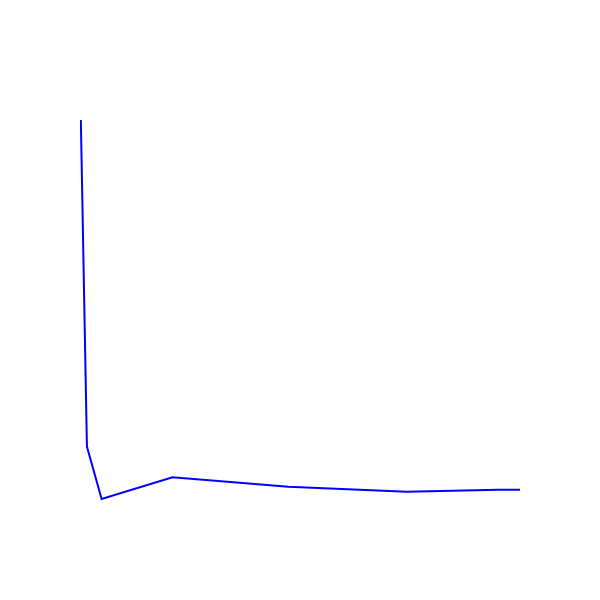

The cell this chart's notebook holds for it:
### Markdown cell above
### 5.7.1.3 KNN - Precision-Recall curve <a id='5.7.1.3_KNN_PR'></a>

### Code cell
precision_recall_curve_and_scores(X_test, y_test, y_pred_knn, y_pred_knn_proba, "K-Nearest Neighbors")

### Figure 1 — Plotly figure (JSON) as saved in the notebook; plotly's stock layout.template omitted (floating-point values rounded to 4 significant figures)
{"data": [{"line": {"color": "blue", "width": 2}, "mode": "lines", "name": "K-Nearest Neighbors", "type": "scatter", "x": [1, 0.9509, 0.7426, 0.4735, 0.2102, 0.04912, 0.01572, 0.001965, 0], "y": [0.261, 0.2613, 0.2571, 0.2675, 0.2861, 0.2427, 0.3478, 1, 1]}], "layout": {"height": 600, "legend": {"bgcolor": "rgba(0,0,0,0.5)", "bordercolor": "white", "borderwidth": 1, "font": {"color": "white"}, "x": 0.5, "xanchor": "center", "y": 0.1}, "paper_bgcolor": "rgba(0,0,0,0)", "plot_bgcolor": "rgba(0,0,0,0)", "title": {"font": {"color": "white", "family": "Arial", "size": 20}, "text": "Precision-Recall Curve for K-Nearest Neighbors", "x": 0.5, "xanchor": "center", "y": 0.9, "yanchor": "top"}, "width": 600, "xaxis": {"tickfont": {"color": "white"}, "title": {"font": {"color": "white"}, "text": "Recall"}}, "yaxis": {"tickfont": {"color": "white"}, "title": {"font": {"color": "white"}, "text": "Precision"}}}}
